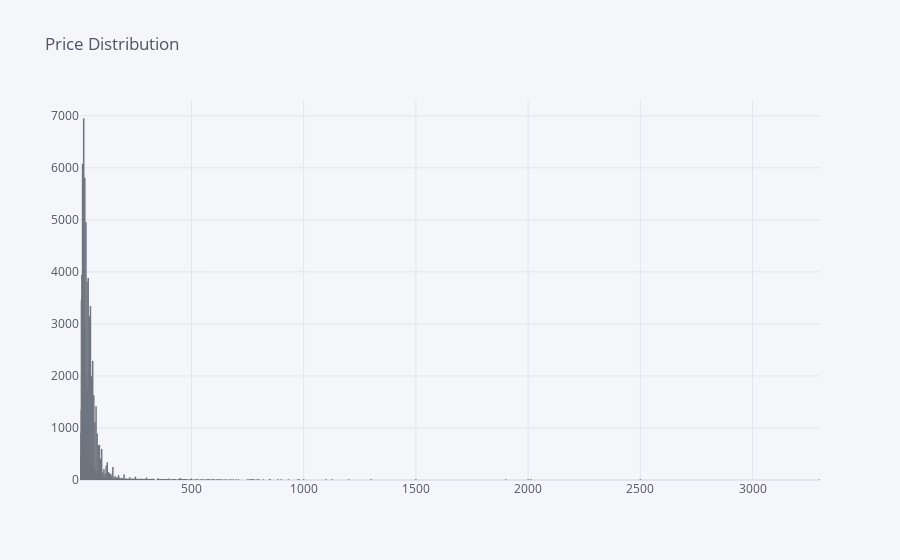

Notebook code for this chart:
### Markdown cell above
Mismo gráfico pero con plotly, una librería muy interesante que permite hacer gráficos interactivos. Si no pueden visualizarlo correctamente desde Github, pueden verlo en [mi perfil de Plotly](https://chart-studio.plotly.com/~frangarlot). Está bajo el nombre "Winery Project - Price Distribution"

### Code cell
df['price'].iplot(kind='histogram', title='Price Distribution')

### Figure 1 — Plotly figure (JSON) as saved in the notebook; plotly's stock layout.template omitted (floating-point values rounded to 4 significant figures; data arrays with more than 128 entries replaced by an {"elided": "..."} marker saying what was removed)
{"data": [{"histfunc": "count", "histnorm": "", "marker": {"color": "rgba(255, 153, 51, 1.0)", "line": {"color": "#4D5663", "width": 1.3}}, "name": "price", "opacity": 0.8, "orientation": "v", "type": "histogram", "x": {"elided": "129907 int values"}}], "layout": {"barmode": "overlay", "legend": {"bgcolor": "#F5F6F9", "font": {"color": "#4D5663"}}, "paper_bgcolor": "#F5F6F9", "plot_bgcolor": "#F5F6F9", "title": {"font": {"color": "#4D5663"}, "text": "Price Distribution"}, "xaxis": {"gridcolor": "#E1E5ED", "showgrid": true, "tickfont": {"color": "#4D5663"}, "title": {"font": {"color": "#4D5663"}, "text": ""}, "zerolinecolor": "#E1E5ED"}, "yaxis": {"gridcolor": "#E1E5ED", "showgrid": true, "tickfont": {"color": "#4D5663"}, "title": {"font": {"color": "#4D5663"}, "text": ""}, "zerolinecolor": "#E1E5ED"}}}
